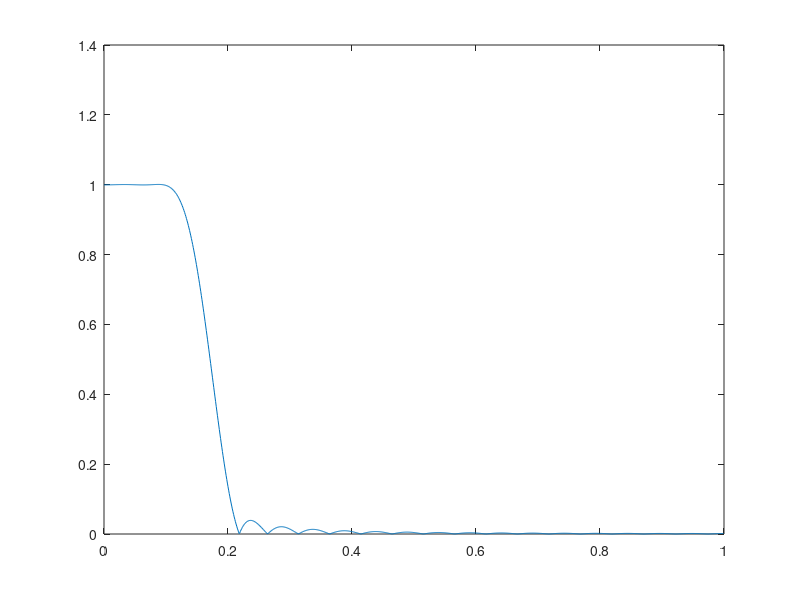
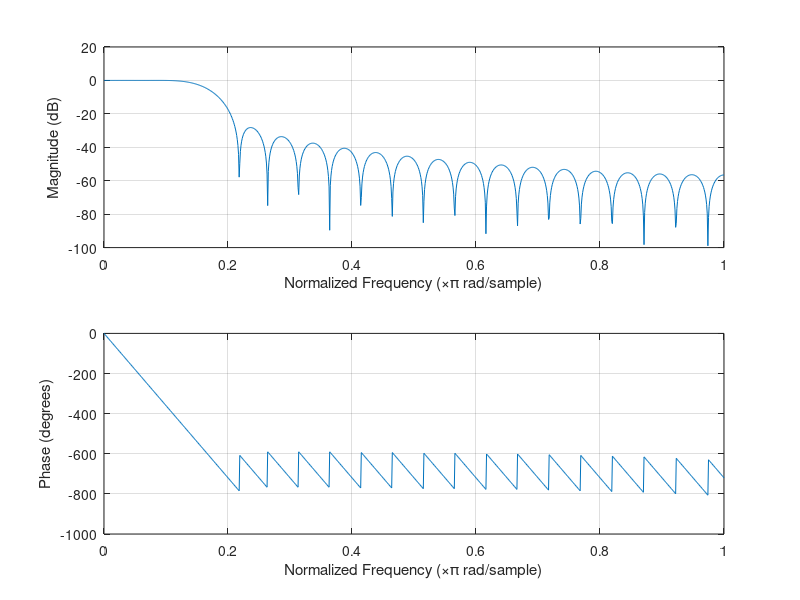

The MATLAB script that drew these images, in order: (Note: this script raises an error after producing the figures.)
clc; clear all; close all;

load('filter_1.mat');
load('filter_2.mat');

% A = AA;B = BB;

[H, w] = freqz(B, A, 1000);
% w se normuje pi, aby byla normalni cisla
figure;plot(w/pi, abs(H))

figure;freqz(B,A,1000);

figure;phasedelay(B, A, 1000);

figure;stem(B);title('impulzni odezva');

% ctvercova vlna
% filtr jedna ma propustne pasmo 0.2pi
N = 1000;
n = 0:N-1;
x = zeros(size(n));
w_b = 0.02*pi;
frm = 1:200;
% cim vic k, tim vic sinusovek
for k = 1:5
    x = x + 4/pi*sin((2*k-1)*w_b*n)/(2*k-1);
end
figure;plot(n(frm), x(frm));

[X,w_ax] = dtft(x, 10*length(x), true);
figure;plot(w_ax/pi, abs(X));

y = filter(B, A, x);
dly = 20;
figure;plot(n(frm), x(frm));
hold on;plot(n(frm), y(dly+frm));

[Y, w_ax]=dtft(y, 10*length(x), true);
figure; plot(w_ax/pi, abs(Y));